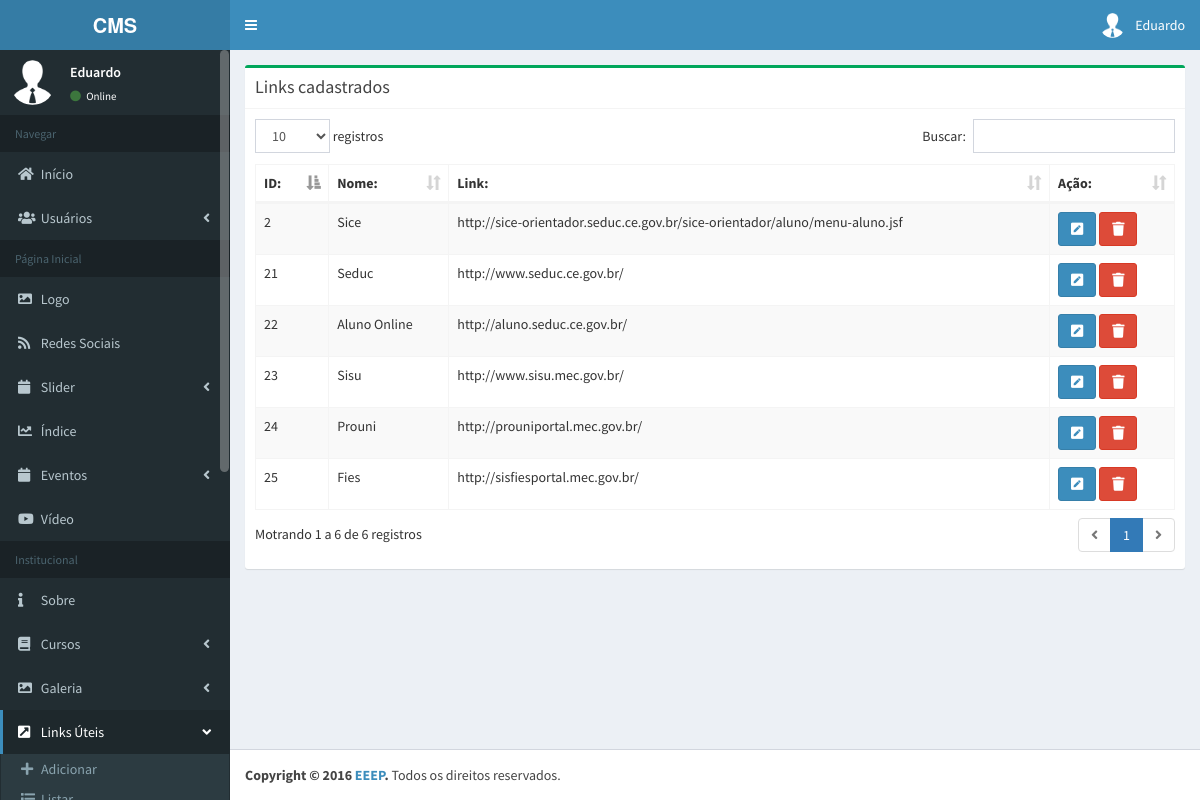
The app's page /painel/?pg=links_uteis&acao=listar (signed in) with its own data.
### tables this page shows
CREATE TABLE `tb_usuarios` (
  `id` int(11) NOT NULL,
  `nome` varchar(100) NOT NULL,
  `email` varchar(100) NOT NULL,
  `usuario` varchar(100) NOT NULL,
  `senha` varchar(100) NOT NULL,
  `condicao` int(1) DEFAULT NULL,
  `img` varchar(40) DEFAULT NULL
);

CREATE TABLE `tb_link_uteis` (
  `id` int(11) NOT NULL,
  `nome` varchar(200) NOT NULL,
  `link` varchar(200) NOT NULL
);

### painel/paginas/links_uteis.php (the view, shortened to what this page needs)
<?php
    if ($acao=="listar") {
   ?>
<section class="content container-fluid">
	<div class="row">
		    <div class="col-md-12">
		      <div class="box box-success">
		        <div class="box-header with-border">
		          <h3 class="box-title">Links cadastrados</h3>
		        </div>
		        <div class="box-body">
		              <table id="example1" class="table table-bordered table-striped">
			                <thead>
			                <tr>
			                  <th>ID:</th>
			                  <th>Nome:</th>
			                  <th>Link:</th>
			                  <th>Ação:</th>
			                </tr>
			                </thead>
			                <tbody>
			                	<?php
			                		$select = $conexao->prepare("SELECT * FROM tb_link_uteis");
			                		$select->execute();
			                		while ($dados=$select->fetch(PDO::FETCH_ASSOC)) {
			                	 ?>
				                <tr>
				                  <td><?php  echo $dados['id'] ?></td>
				                  <td><?php  echo $dados['nome'] ?></td>
				                  <td><?php  echo $dados['link'] ?></td>
				                  <td>
				                  	<a href="?pg=links_uteis&acao=editar&id=<?php echo $dados['id']?>"><button type="submit" class="btn btn-primary"><i class="fa fa-pencil-square"></i></button></a>
             					    <button type="button" class="btn btn-danger" data-toggle="modal" data-target="#<?php echo $dados['id'] ?>"><i class="fa fa-trash"></i>
                                    </button>
				                  </td>
				                </tr>
				                <?php } ?>
			                </tbody>
			           </table>
			        </div>
		       </div>
		    </div>
	</div>
</section>
<?php  }if($acao=="editar"){
?>
<section class="content container-fluid">
	<div class="row">
		    <div class="col-md-offset-1 col-md-10">
		      <div class="box box-success">
		        <div class="box-header with-border">
		          <h3 class="box-title">Editar Link</h3>
		        </div>
		        <div class="box-body">
		        	<?php
		        				$id = isset($_GET['id'])?$_GET['id']:null;
		                		$select = $conexao->prepare("SELECT * FROM tb_link_uteis WHERE id=:id");
		                		$select->bindValue(':id',$id);
		                		$select->execute();
		                		$dados=$select->fetch(PDO::FETCH_ASSOC);
			                	 ?>
		        	<form action="?pg=links_uteis&acao=edi_linksuteis&id=<?php echo $dados['id'] ?>" method="post" enctype="multipart/form-data">
		        	<div>
		        		<label>Nome:</label>
		        		<input required type="text" name="nome" value="<?php echo $dados['nome'] ?>" class="form-control">
		        	</div>
		        	<div>
		        		<label>Link:</label>
		        		<input required type="text" name="link" value="<?php echo $dados['link'] ?>" class="form-control">
		        	</div>
		        		<br>
		        		<input type="submit" class="btn btn-primary pull-right" value="Adicionar">
		        	</form>
		        </div>
		      </div>
		    </div>
	</div>
</section>
 <?php  } ?>

### painel/index.php (shortened to what this page needs)
<?php
include('../templates/conexao.php');
   $acao = (isset($_REQUEST['acao']) ? $_REQUEST['acao']: "");
   $pg = (isset($_REQUEST['pg'])?$_REQUEST['pg']:'inicio');
   $email=$_SESSION['email'];
    $consulta = $conexao->prepare("SELECT * FROM tb_usuarios WHERE email = :email ");
	$consulta->bindValue(":email", $email);
	$consulta->execute();
	$dados = $consulta->fetch(PDO::FETCH_OBJ);
?>
<!DOCTYPE html>
<html>
<head>
  <link rel="stylesheet" href="bootstrap/css/bootstrap.min.css">
  <link rel="stylesheet" href="https://cdnjs.cloudflare.com/ajax/libs/font-awesome/4.5.0/css/font-awesome.min.css">
  <link href="../assets/css/bootstrap-toggle.min.css" rel="stylesheet">
  <link rel="stylesheet" href="../assets/css/ionicons.min.css">
   <link rel="stylesheet" href="../assets/css/dataTables.bootstrap.min.css">
	<link rel="stylesheet" href="https://use.fontawesome.com/releases/v5.0.2/css/all.css">
  <link rel="stylesheet" href="dist/css/AdminLTE.css">
  <link rel="stylesheet" href="dist/css/main.css">
  <link rel="stylesheet" type="text/css" href=" ../assets/css/custom.css">
	  <link rel="stylesheet" href="../assets/css/_all-skins.min.css">
</head>
<body class="hold-transition skin-blue fixed sidebar-mini">
  <div class="wrapper">
	<header class="main-header">
	  <a href="?pg=inicio" class="logo">
		<span class="logo-lg"><b>CMS</b></span>
	  </a>
	  <nav class="navbar navbar-static-top" role="navigation">
		 <a href="#" class="sidebar-toggle" data-toggle="push-menu" role="button">
		 </a>
		<div class="navbar-custom-menu" >
		  <ul class="nav navbar-nav">
			<li class="dropdown user user-menu">
			  <a href="#" class="dropdown-toggle" data-toggle="dropdown">
				<img src="<?php if($dados->img==null){
					echo '../assets/img/perfil/perfil.png';}else{echo '../assets/img/perfil/'.$dados->img
					;}?>" class="user-image" alt="User Image">
				<span class="hidden-xs"><?php echo $dados->nome; ?></span>
			  </a>
			</li>
		  </ul>
		</div>
	  </nav>
	</header>
	<aside class="main-sidebar" >
	  <section class="sidebar" >
		<div class="user-panel" >
		  <div class="pull-left image">
			<img src="<?php if($dados->img==null){
					echo '../assets/img/perfil/perfil.png';}else{echo '../assets/img/perfil/'.$dados->img
					;}?>" class="img-circle" alt="User Image">
		  </div>
		  <div class="pull-left info">
			<p>
				<?php
				echo $dados->nome;
				?>
			</p>
			<a href="#"><i class="fa fa-circle text-success"></i> Online</a>
		  </div>
		</div>
		<ul class="sidebar-menu" data-widget="tree"   >
		  <li class="header">Navegar</li>
		  <li class="<?php echo ($pg=='inicio') ? 'active' : '';?>"><a href="?pg=inicio"><i class="fa fa-home"></i> <span>Início</span></a></li>
		  <li class="treeview <?php echo ($pg=='usuarios') ? 'active' : '';?>">
				<a href="#"><i class="fa fa-users"></i> <span>Usuários</span>
				  <span class="pull-right-container">
					<i class="fa fa-angle-left pull-right"></i>
				  </span>
				</a>
		  </li>
		  <li class="header">Página Inicial</li>
		  <li class="<?php echo ($pg=='logo') ? 'active' : '';?>"><a href="?pg=logo&acao=ver"><i class="fa fa-image"></i> <span>Logo</span></a></li>
		  <li class="<?php echo ($pg=='redesociais') ? 'active' : '';?>"><a href="?pg=redesociais&acao=ver"><i class="fa fa-rss"></i> <span>Redes Sociais</span></a></li>
		  <li class="treeview <?php echo ($pg=='slides') ? 'active' : '';?>">
				<a href="#"><i class="fa fa-calendar"></i> <span>Slider</span>
				  <span class="pull-right-container">
					<i class="fa fa-angle-left pull-right"></i>
				  </span>
				</a>
		  </li>
		  <li class="<?php echo ($pg=='indice') ? 'active' : '';?>"><a href="?pg=indice&acao=ver"><i class="fa fa-line-chart"></i> <span>Índice</span></a></li>
		  <li class="treeview <?php echo ($pg=='eventos') ? 'active' : '';?>">
				<a href="#"><i class="fa fa-calendar"></i> <span>Eventos</span>
				  <span class="pull-right-container">
					<i class="fa fa-angle-left pull-right"></i>
				  </span>
				</a>
		  </li>
		  <li class="<?php echo ($pg=='video') ? 'active' : '';?>"><a href="?pg=video&acao=ver"><i class="fab fa-youtube"></i> <span>Vídeo</span></a></li>
		  <li class="header">Institucional</li>
		  <li class="<?php echo ($pg=='sobre') ? 'active' : '';?>"><a href="?pg=sobre&acao=ver"><i class="fa fa-info"></i> <span>Sobre</span></a></li>
		  <li class="treeview <?php echo ($pg=='cursos') ? 'active' : '';?>">
				<a href="#"><i class="fa fa-book"></i> <span>Cursos</span>
				  <span class="pull-right-container">
					<i class="fa fa-angle-left pull-right"></i>
				  </span>
				</a>
		  </li>
		  <li class="treeview <?php echo ($pg=='galeria') ? 'active' : '';?>">
				<a href="#"><i class="fa fa-image"></i> <span>Galeria</span>
				  <span class="pull-right-container">
					<i class="fa fa-angle-left pull-right"></i>
				  </span>
				</a>
		  </li>
		  <li class="treeview <?php echo ($pg=='links_uteis') ? 'active' : '';?>">
				<a href="#"><i class="fas fa-external-link-square-alt"></i> <span>Links Úteis</span>
				  <span class="pull-right-container">
					<i class="fa fa-angle-left pull-right"></i>
				  </span>
				</a>
				<ul class="treeview-menu">
				  <li><a href="?pg=links_uteis&acao=adicionar"><i class="fa fa-plus" aria-hidden="true"></i>Adicionar</a></li>
				  <li><a href="?pg=links_uteis&acao=listar"><i class="fa fa-list" aria-hidden="true"></i>Listar</a></li>
				</ul>
		  </li>
		</ul>
	  </section>
	</aside>
	<div class="content-wrapper">
		<?php
			if (!empty($pg)) {
				if (file_exists("paginas/$pg".".php")) {
					include("paginas/$pg".".php");
				}else{
					include("paginas/404.php");
				}
			}
		?>
	</div>
	<footer class="main-footer">
	  <strong>Copyright &copy; 2016 <a href="#">EEEP</a>.</strong> Todos os direitos reservados.
	</footer>
</div>
   </body>
   </html>

### records on screen
tb_usuarios: nome "Eduardo"
tb_link_uteis: id "2", nome "Sice", link "http://sice-orientador.seduc.ce.gov.br/sice-orientador/aluno/menu-aluno.jsf"
tb_link_uteis: id "21", nome "Seduc", link "http://www.seduc.ce.gov.br/"
tb_link_uteis: id "22", nome "Aluno Online", link "http://aluno.seduc.ce.gov.br/"
tb_link_uteis: id "23", nome "Sisu", link "http://www.sisu.mec.gov.br/"
tb_link_uteis: id "24", nome "Prouni", link "http://prouniportal.mec.gov.br/"
tb_link_uteis: id "25", nome "Fies", link "http://sisfiesportal.mec.gov.br/"
